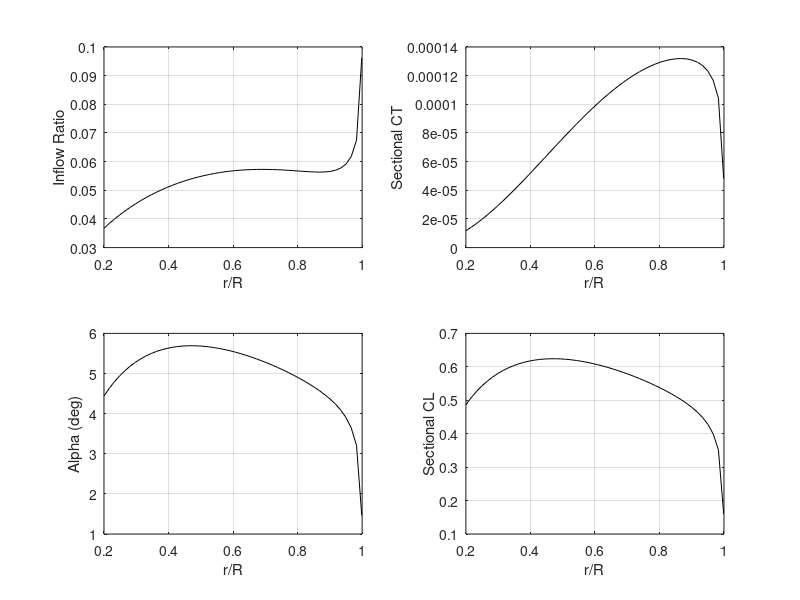

This figure's MATLAB source:
clear; clc; clf;

% With collective ONLY
% Axial flight condition

% Rotor parameters
R = 0.518;                % in m
Nb = 2;                    % blade number
Om_rpm = 3000;             % in rpm
vel_climb = 2.0;          % in m/s

CLa = 2*pi;         % d_Cl/d_alpha in radians
alpha0_deg = 0.0;

% Selective parameters
% *** COMMENT OUT UNUSED VARIABLES ***
% -- AR or chord --
% AR = 6;                % Aspect ratio
% c = 0;
cByR_dist = [  % as a two-col matrix [r/R  c/R]
  0.2	0.116
  0.3	0.109
  0.4	0.101
  0.5	0.094
  0.6	0.087
  0.7	0.080
  0.8	0.072
  0.9	0.065
  1.0	0.058
  ];
% -- theta distribution or constant angle --
% theta_deg = 8;
theta_deg_dist = [  % as a two-col matrix [r/R theta]
  0.2	14.97
  0.3	13.97
  0.4	12.97
  0.5	11.97
  0.6	10.97
  0.7	9.97
  0.8	8.97
  0.9	7.97
  1.0	6.97
  ]; 
% ------

% Environment parameters
rho = 0.022;                % in kg/m3

% Solver parameters 
nx = 50;                  % No. of stations along blade

% Feature switches
spacing_switch = 1;       % [1]Equispaced [2]Cosine [3]aTan
prandtlTipLoss_switch = 1;

% For accounting tip loss
% (change accordingly when prandtlTipLoss_switch is 0)
root_cut = 0.20;            % r/R
tip_cut = 0.999;             % r/R

% Spacing blade stations
switch spacing_switch
  case 1
    % Equi-spaced
    r_bar = linspace(root_cut,tip_cut,nx);
    dr_bar = (r_bar(2)-r_bar(1))*ones(size(r_bar));

  case 2
    % Cosine spaced
    theta_cosine=linspace(0,pi,nx);
    r_bar = R*0.5-R*0.5*cos(theta_cosine);
    dr_bar=r_bar(2:end)-r_bar(1:end-1);
    dr_bar=[dr_bar 0];

  case 3
    % atan spaced
    x_spacing=linspace(tan(-1),tan(1),nx);
    r_bar=R*0.5+R*0.5*atan(x_spacing);
    dr_bar=r_bar(2:end)-r_bar(1:end-1);
    dr_bar=[dr_bar 0];
end

% Calculated Rotor Parameters
if (exist('AR') == 1)
  c = ones(1, nx) * R/AR;
elseif (exist('c') == 1) 
  c = ones(1, nx) * c;
elseif (exist('cByR_dist') == 1)
  cByR_poly = polyfit(cByR_dist(:, 1), cByR_dist(:, 2), 4);
  cByR = polyval(cByR_poly, r_bar);
  c = cByR*R;
end

if (exist('theta_deg') == 1)
  theta_deg = theta_deg*ones(1,nx);
elseif (exist('theta_deg_dist') == 1)
  theta_poly = polyfit(theta_deg_dist(:, 1), theta_deg_dist(:, 2), 4);
  theta_deg = polyval(theta_poly, r_bar);
  plot(theta_deg_dist(:,1), theta_deg_dist(:,2), 'bo'); hold on;
  plot(r_bar, theta_deg,'r-'); hold off;
end
% disp('DBG')
% disp(polyval(theta_poly, 0.75))
% disp('DBG END')
% keyboard

alphaCamber = -1.0*alpha0_deg*pi/180.0;
theta = theta_deg*pi/180 + alphaCamber;  % Corrected for cambered airfoils
sol = Nb*c/(pi*R);
Om = Om_rpm*pi/30;        % in rad per sec
lam_climb = vel_climb/(R*Om);

% Inflow computation
switch prandtlTipLoss_switch

  case 0
    % Inflow ratio from BEMT
    const1 = sol*CLa/16; 
    const_climb = lam_climb*0.5;
    lam = -(const1-const_climb) ...
      + sqrt((const1-const_climb).^2+2*const1.*theta.*r_bar);
    phi=lam./r_bar;
    alf=theta-phi;
    prandtl_F = ones(size(r_bar));

  case 1
    prandtl_F = ones(size(r_bar));  % Initial value
    prandtl_residual = 1.0;
    const1 = sol*CLa/16; 
    const_climb = lam_climb*0.5;
    counter = 1;

    while ( (prandtl_residual>0.001) && (counter<21) )
      lam = -(const1./prandtl_F-const_climb) ...
        + sqrt((const1./prandtl_F-const_climb).^2 ...
        + 2*const1./prandtl_F.*theta.*r_bar);
      prandtl_Fsmall = 0.5*Nb*(1.0-r_bar)./lam;

      prandtl_F_prev = prandtl_F;
      prandtl_F = (2/pi)*acos(exp(-prandtl_Fsmall));
      prandtl_residual = abs(norm(prandtl_F-prandtl_F_prev));
      counter = counter+1;
    end

    if (counter==21)
      warning('Prandtl tip-loss factor failed to converge');
    end

    phi=lam./r_bar;
    alf=theta-phi;

end

% Using Momentum theory
ct_vec = prandtl_F.*4.*lam.*(lam-lam_climb).*r_bar.*dr_bar;
format long;
CT_MT = sum(ct_vec);

% Using BEMT
ct_vec = 0.5*sol*CLa.*dr_bar.*(r_bar.^2).*alf;
CT_BEMT = sum(ct_vec);

Thrust = CT_MT*(rho*pi*R*R*(R*Om)^2);

% Check between MT and BEMT
if (CT_MT-CT_BEMT)>eps
  warning('Warning: Discrepancy between CT calculated using BEMT and MT')
end

% Sectional lift distribution
cl_vec = 2.0*ct_vec/(c./R.*dr_bar);

% Results
% fprintf('\nColl. pitch (deg) = %d\n',theta_deg);
% fprintf('Solidity = %d\n\n',sol);
fprintf('CT = %12.6f\n',CT_BEMT);
fprintf('Thrust (N) = %d\n',Thrust);

% Generate plots
subplot(2,2,1);
plot(r_bar,lam,'k');
grid on;
xlabel('r/R');
ylabel('Inflow Ratio');

subplot(2,2,2);
plot(r_bar,ct_vec,'k');
grid on;
xlabel('r/R');
ylabel('Sectional CT');

subplot(2,2,3);
plot(r_bar,(alf-alphaCamber)*180/pi,'k');
grid on;
xlabel('r/R');
ylabel('Alpha (deg)');

subplot(2,2,4);
plot(r_bar,alf*CLa,'k');
grid on;
xlabel('r/R');
ylabel('Sectional CL');

% Write to file
% fid=fopen('Vz_OGE_BEMT.dat','w');
% fprintf(fid,'Variables = "r/R" "vz"\n');
% fprintf(fid,'Zone T= "Vz_OGE_BEMT"\n');
% dlmwrite('Vz_OGE_BEMT.dat',[r_bar'*R lam'*R*Om],'-append','delimiter',' ');
